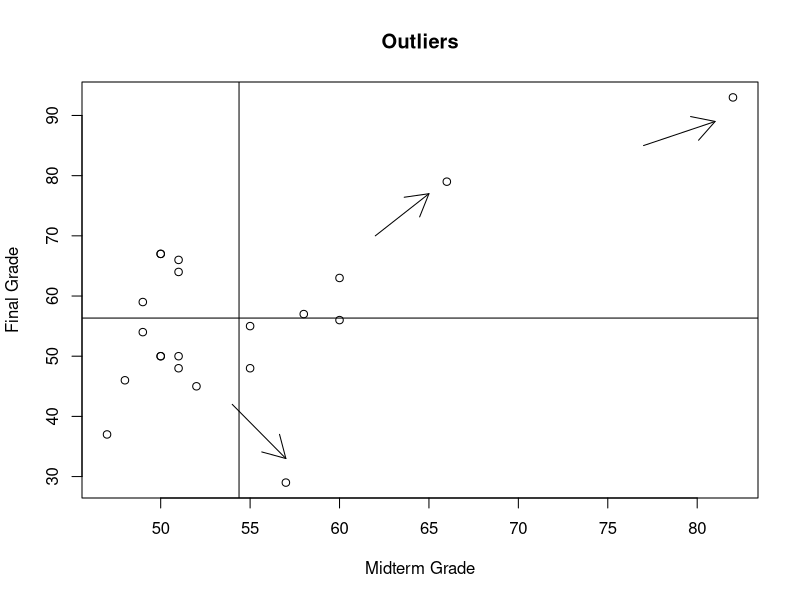

This figure's R source:
mid <- c(55,66,50,49,55,60,58,51,48,60,47,49,50,51,51,50,52,82,57,51,50)
fin <- c(55,79,67,59,48,63,57,50,46,56,37,54,67,66,48,50,45,93,29,64,50)
plot(fin~mid,xlab="Midterm Grade",ylab="Final Grade",main="Outliers")
xar <- c(54,62,77)
yar <- c(42,70,85)
xar1 <- c(57,65,81)
yar1 <- c(33,77,89)
arrows(xar,yar,xar1,yar1)
abline(h=mean(fin),v=mean(mid))
rm(mid,fin,xar,yar,xar1,yar1)
